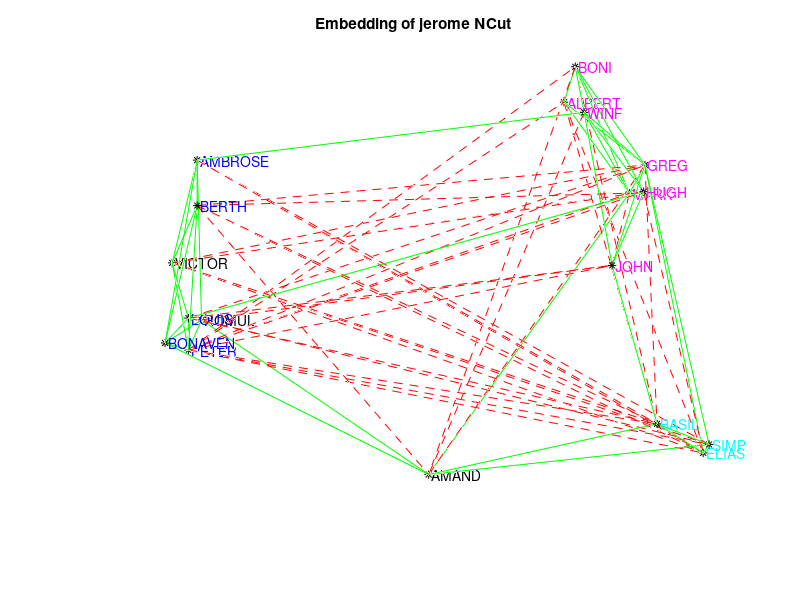

This chart was generated by the following MATLAB code: (Note: this script raises an error after producing the figure.)
clc
clear all
close all
path(path, '..\new_Laplacian');
pos = csvread('SAMPLK3.csv');
neg = csvread('SAMPDLK.csv');
% pos = csvread('SAMPES.csv');
% neg = csvread('SAMPDES.csv');
names = textread('name.csv', '%s');
classes=['k';'b';'b';'b';'b';'b';'k';'m';'m';'m';'m';'m';'m';'m';'k';'c';'c';'c';];
%%%%% Sampson delineated: m-Young Turks, c-Loyalists, b-Outcasts,
%%%%% k-interstitial group. The social cleavage between the young turks and
%%%%% the Loyalists is evident.
pos=pos(:,1:18);
neg=neg(:,1:18);
%pos(pos>=1)=1;
%neg(neg>=1)=1;
posW=pos+pos';
negW=neg+neg';
n=size(posW,2);


%%%%%%%%% Embedding of jerome NCut
Dpos=sum(posW,2);
Dneg=sum(negW,2);
D=diag(Dpos+Dneg);
D2=zeros(n,n);
for i=1:n
    if D(i,i)~=0
        D2(i,i)=1/D(i,i)^.5;
    end
end
 pDinv=zeros(n,1);
    nDinv=zeros(n,1);
    for i=1:n
        if Dpos(i,1)>0;
                pDinv(i,1)=1/Dpos(i,1);
        end
        if Dneg(i,1)>0
                nDinv(i,1)=1/Dneg(i,1);
        end
    end
    posW2=posW;
    posW2(posW2>0)=1;
    negW2=negW;
    negW2(negW2>0)=1;
    
L=D-posW+negW;
Lsym=D2*L*D2;
[u,e] = eig(Lsym);
u=D2*u;
figure; hold on;axis on;
    for i = 1:n
        for j = i+1:n
            if posW(i,j) ~= 0
                plot3(u(i:j-i:j,1),u(i:j-i:j,2),u(i:j-i:j,3),'g-');
            elseif negW(i,j) ~= 0
                plot3(u(i:j-i:j,1),u(i:j-i:j,2),u(i:j-i:j,3),'r--');
            end
        end
    end
    for i = 1:n
        plot3(u(i,1),u(i,2),u(i,3),'k*');
        text(u(i,1),u(i,2),u(i,3),[' ' char(names(i))],'Color',classes(i,:));
    end
title('Embedding of jerome NCut');
axis off;

dimensions=3;
    dis=sparse(n,n);
    for i=1:n-1
        for j=i+1:n
            if posW(i,j)~=0 || negW(i,j)~=0
                dis(i,j)=norm(u(i,1:dimensions)-u(j,1:dimensions));
            end
        end
    end    
    dis=dis+dis';
    AER=(sum(sum(posW.*dis)) / sum(Dpos)) / (sum(sum(negW.*dis)) / sum(Dneg));   
    ANR= (sum(sum(posW.*dis,2).*pDinv) / nnz(Dpos)) / (sum(sum(negW.*dis,2).*nDinv) / nnz(Dneg));
    MER= median( nonzeros(dis.*posW2)) / median( nonzeros(dis.*negW2));
    z(1,:)=[AER ANR MER];
%%%%%%% The new SNS signed Laplacian embedding
u=SignedLaplacian(posW,negW,'sns');

figure; hold on;axis on;
    for i = 1:n
        for j = i+1:n
            if posW(i,j) ~= 0
                plot3(u(i:j-i:j,1),u(i:j-i:j,2),u(i:j-i:j,3),'g-');
            elseif negW(i,j) ~= 0
                plot3(u(i:j-i:j,1),u(i:j-i:j,2),u(i:j-i:j,3),'r--');
            end
        end
    end
    for i = 1:n
        plot3(u(i,1),u(i,2),u(i,3),'k*');
        text(u(i,1),u(i,2),u(i,3),[' ' char(names(i))],'Color',classes(i,:));
    end
title('Embedding of SNS');
axis off;
    dis=sparse(n,n);
    for i=1:n-1
        for j=i+1:n
            if posW(i,j)~=0 || negW(i,j)~=0
                dis(i,j)=norm(u(i,1:dimensions)-u(j,1:dimensions));
            end
        end
    end    
    dis=dis+dis';
    AER=(sum(sum(posW.*dis)) / sum(Dpos)) / (sum(sum(negW.*dis)) / sum(Dneg));   
    ANR= (sum(sum(posW.*dis,2).*pDinv) / nnz(Dpos)) / (sum(sum(negW.*dis,2).*nDinv) / nnz(Dneg));
    MER= median( nonzeros(dis.*posW2)) / median( nonzeros(dis.*negW2));
    z(2,:)=[AER ANR MER];
%%%%%%% The new BNS signed Laplacian embedding
u=SignedLaplacian(posW,negW,'bns');

figure; hold on;axis on;
    for i = 1:n
        for j = i+1:n
            if posW(i,j) ~= 0
                plot3(u(i:j-i:j,1),u(i:j-i:j,2),u(i:j-i:j,3),'g-');
            elseif negW(i,j) ~= 0
                plot3(u(i:j-i:j,1),u(i:j-i:j,2),u(i:j-i:j,3),'r--');
            end
        end
    end
    for i = 1:n
        plot3(u(i,1),u(i,2),u(i,3),'k*');
        text(u(i,1),u(i,2),u(i,3),[' ' char(names(i))],'Color',classes(i,:));
    end
title('Embedding of BNS');
axis off;
    dis=sparse(n,n);
    for i=1:n-1
        for j=i+1:n
            if posW(i,j)~=0 || negW(i,j)~=0
                dis(i,j)=norm(u(i,1:dimensions)-u(j,1:dimensions));
            end
        end
    end    
    dis=dis+dis';
    AER=(sum(sum(posW.*dis)) / sum(Dpos)) / (sum(sum(negW.*dis)) / sum(Dneg));   
    ANR= (sum(sum(posW.*dis,2).*pDinv) / nnz(Dpos)) / (sum(sum(negW.*dis,2).*nDinv) / nnz(Dneg));
    MER= median( nonzeros(dis.*posW2)) / median( nonzeros(dis.*negW2));
    z(3,:)=[AER ANR MER];
    z=full(z);

%%%%%%%%%%%%%%%%%  the new directed part 4 copies
%%%%%%%%%%%%%%% The two belowing outputs are the same result, where the 
%%%%%%%%%%%%%%% first "newv" is  a 4n*4n matrix, and the second output is
%%%%%%%%%%%%%%% four n*n martix.
[newv,e] = SignedDirLaplacian(pos,neg,'sns',3);
[PosOut, Negout, PosIn, NegIn] = SignedDirLaplacian(pos,neg,'sns',3);

figure;
hold on;
axis off;
plot(newv(1:n,1),newv(1:n,2),'ko');
plot(newv(2*n+1:3*n,1),newv(2*n+1:3*n,2),'k*');
for i = 1:n
    text(newv(i,1),newv(i,2),[' ' char(names(i))],'Color',classes(i,:));
    plot(newv(i:2*n:2*n+i,1),newv(i:2*n:2*n+i,2),'b:','LineWidth',2); 
end
title('Positive part In and Out');
hold off;

figure;
hold on;
axis off;
for i = 1:n
    plot(PosOut(i,1),PosOut(i,2),'o','Color',classes(i,:));
plot(PosIn(i,1),PosIn(i,2),'*','Color',classes(i,:));
    text(PosOut(i,1),PosOut(i,2),[' ' char(names(i))],'Color',classes(i,:));
    plot([PosOut(i,1),PosIn(i,1)],[PosOut(i,2),PosIn(i,2)],'b:','LineWidth',2); 
end
title('Positive part In and Out');
hold off;

figure;
hold on;
axis off;
plot(newv(n+1:2*n,1),newv(n+1:2*n,2),'ko');
plot(newv(3*n+1:4*n,1),newv(3*n+1:4*n,2),'k*');
for i = n+1:2*n
    text(newv(i,1),newv(i,2),[' ' char(names(i-n))],'Color',classes(i-n,:));
    plot(newv(i:2*n:2*n+i,1),newv(i:2*n:2*n+i,2),'b:','LineWidth',2); 
end
title('Negative part In and Out');
hold off;


figure;
hold on;
axis off;
for i = 1:n
    plot(Negout(i,1),Negout(i,2),'o','Color',classes(i,:));
plot(NegIn(i,1),NegIn(i,2),'*','Color',classes(i,:));
    text(Negout(i,1),Negout(i,2),[' ' char(names(i))],'Color',classes(i,:));
    plot([Negout(i,1),NegIn(i,1)],[Negout(i,2),NegIn(i,2)],'b:','LineWidth',2); 
end
title('Negative part In and Out');
hold off;

%%%%%%%% Product of edge length and reciprocal of edge weight; deviations
%%%%%%%% from average indicate nodes with unusual neighborhoods
ds = newv(:,1:2);
for i = 1:n
	% pos in to pos out
	dist(i,1) = norm(ds(2*n+i,:) - ds(i,:),2);
	% neg in to neg out
	dist(i,2) = norm(ds(3*n+i,:) - ds(n+i,:),2);
	% pos in to neg out
	dist(i,3) = norm(ds(2*n+i,:) - ds(n+i,:),2);
	% neg in to pos out
	dist(i,4) = norm(ds(3*n+i,:) - ds(i,:),2);
end
D=diag(sum(posW+negW));
dist2=D*dist; %normalized distance

figure;
imagesc(dist2(:,1:4));
title('Pos-pos; Neg-neg, Pos-neg; Neg-pos');
